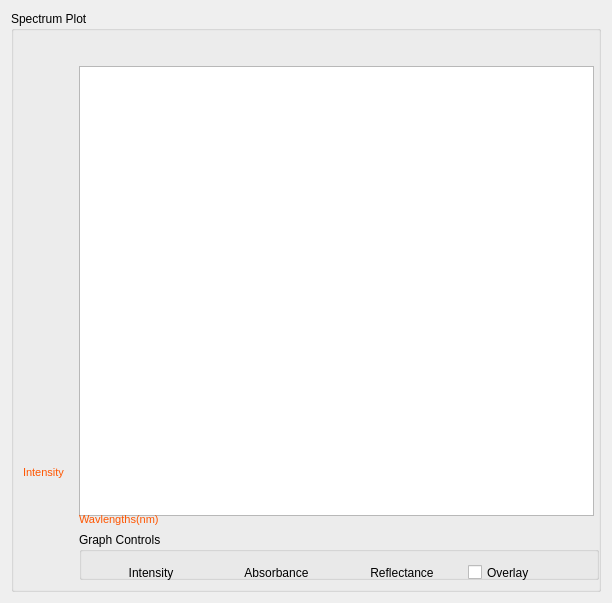
                   <widget class="QWidget" name="scrollAreaWidgetContents">
                    <property name="geometry">
                     <rect>
                      <x>0</x>
                      <y>0</y>
                      <width>608</width>
                      <height>599</height>
                     </rect>
                    </property>
                    <layout class="QHBoxLayout" name="horizontalLayout_27">
                     <item>
                      <widget class="QGroupBox" name="groupBox_16">
                       <property name="sizePolicy">
                        <sizepolicy hsizetype="Preferred" vsizetype="Expanding">
                         <horstretch>1</horstretch>
                         <verstretch>1</verstretch>
                        </sizepolicy>
                       </property>
                       <property name="minimumSize">
                        <size>
                         <width>590</width>
                         <height>581</height>
                        </size>
                       </property>
                       <property name="title">
                        <string>Spectrum Plot</string>
                       </property>
                       <layout class="QGridLayout" name="gridLayout">
                        <item row="4" column="1">
                         <widget class="QGroupBox" name="groupBox_graph_controls">
                          <property name="sizePolicy">
                           <sizepolicy hsizetype="Minimum" vsizetype="Fixed">
                            <horstretch>1</horstretch>
                            <verstretch>1</verstretch>
                           </sizepolicy>
                          </property>
                          <property name="minimumSize">
                           <size>
                            <width>520</width>
                            <height>48</height>
                           </size>
                          </property>
                          <property name="maximumSize">
                           <size>
                            <width>16777215</width>
                            <height>80</height>
                           </size>
                          </property>
                          <property name="title">
                           <string>Graph Controls</string>
                          </property>
                          <layout class="QHBoxLayout" name="horizontalLayout_83">
                           <item>
                            <widget class="QPushButton" name="pushButton_Intensity">
                             <property name="sizePolicy">
                              <sizepolicy hsizetype="Minimum" vsizetype="Minimum">
                               <horstretch>1</horstretch>
                               <verstretch>1</verstretch>
                              </sizepolicy>
                             </property>
                             <property name="minimumSize">
                              <size>
                               <width>91</width>
                               <height>23</height>
                              </size>
                             </property>
                             <property name="styleSheet">
                              <string notr="true">
QPushButton::enabled{	background-color:rgb(0,170,255);
   }</string>
                             </property>
                             <property name="text">
                              <string>Intensity</string>
                             </property>
                             <property name="checkable">
                              <bool>true</bool>
                             </property>
                             <property name="default">
                              <bool>false</bool>
                             </property>
                             <property name="flat">
                              <bool>true</bool>
                             </property>
                            </widget>
                           </item>
                           <item>
                            <widget class="QPushButton" name="pushButton_Absorbance">
                             <property name="sizePolicy">
                              <sizepolicy hsizetype="Minimum" vsizetype="Minimum">
                               <horstretch>1</horstretch>
                               <verstretch>1</verstretch>
                              </sizepolicy>
                             </property>
                             <property name="minimumSize">
                              <size>
                               <width>101</width>
                               <height>23</height>
                              </size>
                             </property>
                             <property name="styleSheet">
                              <string notr="true">
QPushButton::enabled{	background-color:rgb(0,170,255);
   }</string>
                             </property>
                             <property name="text">
                              <string>Absorbance</string>
                             </property>
                             <property name="checkable">
                              <bool>true</bool>
                             </property>
                             <property name="default">
                              <bool>false</bool>
                             </property>
                             <property name="flat">
                              <bool>true</bool>
                             </property>
                            </widget>
                           </item>
                           <item>
                            <widget class="QPushButton" name="pushButton_Reflectance">
                             <property name="sizePolicy">
                              <sizepolicy hsizetype="Minimum" vsizetype="Minimum">
                               <horstretch>1</horstretch>
                               <verstretch>1</verstretch>
                              </sizepolicy>
                             </property>
                             <property name="minimumSize">
                              <size>
                               <width>101</width>
                               <height>23</height>
                              </size>
                             </property>
                             <property name="styleSheet">
                              <string notr="true">
QPushButton::enabled{	background-color:rgb(0,170,255);
   }</string>
                             </property>
                             <property name="text">
                              <string>Reflectance</string>
                             </property>
                             <property name="checkable">
                              <bool>true</bool>
                             </property>
                             <property name="default">
                              <bool>false</bool>
                             </property>
                             <property name="flat">
                              <bool>true</bool>
                             </property>
                            </widget>
                           </item>
                           <item>
                            <widget class="QCheckBox" name="checkBox_overlay">
                             <property name="sizePolicy">
                              <sizepolicy hsizetype="Minimum" vsizetype="Minimum">
                               <horstretch>1</horstretch>
                               <verstretch>1</verstretch>
                              </sizepolicy>
                             </property>
                             <property name="minimumSize">
                              <size>
                               <width>101</width>
                               <height>23</height>
                              </size>
                             </property>
                             <property name="text">
                              <string>Overlay</string>
                             </property>
                            </widget>
                           </item>
                          </layout>
                         </widget>
                        </item>
                        <item row="1" column="1">
                         <widget class="QGraphicsView" name="graphicsView">
                          <property name="sizePolicy">
                           <sizepolicy hsizetype="Expanding" vsizetype="Fixed">
                            <horstretch>1</horstretch>
                            <verstretch>1</verstretch>
                           </sizepolicy>
                          </property>
                          <property name="minimumSize">
                           <size>
                            <width>515</width>
                            <height>450</height>
                           </size>
                          </property>
                          <property name="maximumSize">
                           <size>
                            <width>16777215</width>
                            <height>450</height>
                           </size>
                          </property>
                          <property name="verticalScrollBarPolicy">
                           <enum>Qt::ScrollBarAlwaysOff</enum>
                          </property>
                          <property name="horizontalScrollBarPolicy">
                           <enum>Qt::ScrollBarAlwaysOff</enum>
                          </property>
                         </widget>
                        </item>
                        <item row="3" column="1">
                         <widget class="QLabel" name="label_xaxis">
                          <property name="styleSheet">
                           <string notr="true">QLabel{color:rgb(255, 85, 0);
font: 8pt ;
}</string>
                          </property>
                          <property name="text">
                           <string>Wavlengths(nm)</string>
                          </property>
                         </widget>
                        </item>
                        <item row="2" column="0">
                         <widget class="VertLabel" name="label_yaxis">
                          <property name="sizePolicy">
                           <sizepolicy hsizetype="Fixed" vsizetype="Fixed">
                            <horstretch>0</horstretch>
                            <verstretch>0</verstretch>
                           </sizepolicy>
                          </property>
                          <property name="minimumSize">
                           <size>
                            <width>50</width>
                            <height>70</height>
                           </size>
                          </property>
                          <property name="styleSheet">
                           <string notr="true">QLabel{color:rgb(255, 85, 0);
font: 8pt ;
}</string>
                          </property>
                          <property name="text">
                           <string>Intensity</string>
                          </property>
                         </widget>
                        </item>
                        <item row="0" column="1">
                         <widget class="QLabel" name="labelScanStatus">
                          <property name="sizePolicy">
                           <sizepolicy hsizetype="Minimum" vsizetype="Minimum">
                            <horstretch>1</horstretch>
                            <verstretch>1</verstretch>
                           </sizepolicy>
                          </property>
                          <property name="minimumSize">
                           <size>
                            <width>491</width>
                            <height>20</height>
                           </size>
                          </property>
                          <property name="maximumSize">
                           <size>
                            <width>16777215</width>
                            <height>20</height>
                           </size>
                          </property>
                          <property name="styleSheet">
                           <string notr="true">color: rgb(0, 0, 0);</string>
                          </property>
                          <property name="text">
                           <string/>
                          </property>
                          <property name="textFormat">
                           <enum>Qt::RichText</enum>
                          </property>
                         </widget>
                        </item>
                       </layout>
                       <widget class="QLabel" name="label_wait_plot">
                        <property name="geometry">
                         <rect>
                          <x>260</x>
                          <y>240</y>
                          <width>16</width>
                          <height>16</height>
                         </rect>
                        </property>
                        <property name="sizePolicy">
                         <sizepolicy hsizetype="Fixed" vsizetype="Fixed">
                          <horstretch>0</horstretch>
                          <verstretch>0</verstretch>
                         </sizepolicy>
                        </property>
                        <property name="text">
                         <string/>
                        </property>
                        <property name="pixmap">
                         <pixmap resource="NirscanNano.qrc">:/new/Icons/WaitOverlay.png</pixmap>
                        </property>
                        <property name="scaledContents">
                         <bool>true</bool>
                        </property>
                       </widget>
                       <zorder>graphicsView</zorder>
                       <zorder>label_xaxis</zorder>
                       <zorder>groupBox_graph_controls</zorder>
                       <zorder>label_yaxis</zorder>
                       <zorder>labelScanStatus</zorder>
                       <zorder>label_wait_plot</zorder>
                      </widget>
                     </item>
                    </layout>
                   </widget>
